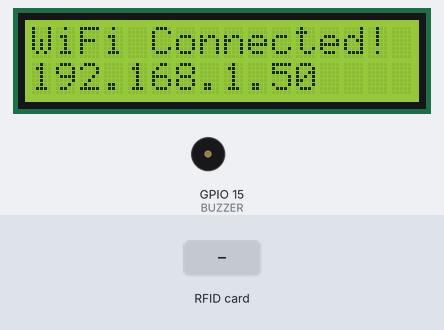
A sketch run on a simulated ESP32. On the bench: 16×2 character LCD, buzzer (waves = sounding). The test bench sets the inputs (shaded band). WiFi joins after 1.5 s; servers stay silent unless stated; what the sketch prints to the serial monitor is not drawn.

Above: at 2.7 s.
At 5.4 s:
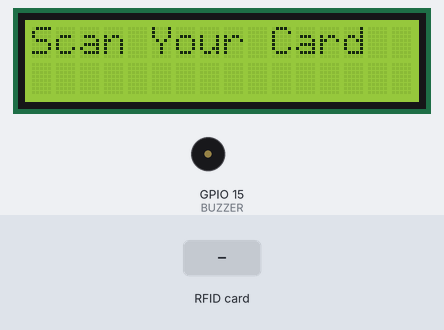
5.5 s: RFID card 01 00 01 01 held to the reader
At 6.8 s:
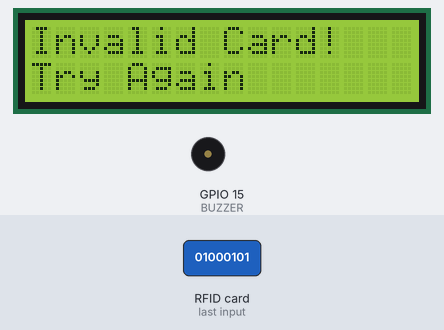
7.8 s: RFID card 5E 7A 19 C4 held to the reader
At 8.74 s:
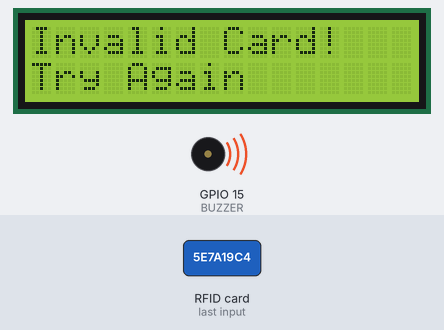
Timing chart, 0 to 10.8 s (numbered marks = the images above; inputs shaded):
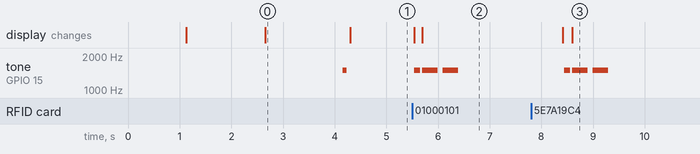

The sketch:

rfid_attendance_lcd.ino
```cpp
#include <SPI.h>
#include <MFRC522.h>
#include <WiFi.h>
#include <HTTPClient.h>
#include <WiFiClientSecure.h>
#include <Wire.h>
#include <LiquidCrystal_I2C.h>

// ── Pin Definitions ────────────────────────────────────────────────────────
#define RST_PIN           22
#define SS_PIN            21
#define BUZZER            15
#define BUZZER_FREQ       1500
#define BUZZER_RESOLUTION 8

// I2C pins for LCD
#define LCD_SDA           4
#define LCD_SCL           5

// ── WiFi Credentials ───────────────────────────────────────────────────────
#define WIFI_SSID         "Raj_Wifi"
#define WIFI_PASSWORD     "01000101"

// ── Google Sheet URL ───────────────────────────────────────────────────────
const String SHEET_URL = "https://script.google.com/macros/s/AKfycbxyZCZKqqHAAU3-BMeN2FZfcRT1Ar4W-HZF1TjIDv_kKaEpLHArweSufOxNCz2HI5qr8Q/exec";

// ── LCD: address 0x27 (try 0x3F if blank) ─────────────────────────────────
// VCC → 5V (Vin), GND → GND, SDA → GPIO4, SCL → GPIO5
LiquidCrystal_I2C lcd(0x27, 16, 2);

// ── RFID ───────────────────────────────────────────────────────────────────
MFRC522 mfrc522(SS_PIN, RST_PIN);
MFRC522::MIFARE_Key key;
MFRC522::StatusCode status;

byte bufferLen     = 18;
byte readBlockData[18];

// ══════════════════════════════════════════════════════════════════════════
// Helper: print two lines on LCD (max 16 chars each)
// ══════════════════════════════════════════════════════════════════════════
void lcdPrint(const String& line1, const String& line2 = "") {
  lcd.clear();
  lcd.setCursor(0, 0);
  lcd.print(line1.substring(0, 16));
  if (line2.length()) {
    lcd.setCursor(0, 1);
    lcd.print(line2.substring(0, 16));
  }
}

// ══════════════════════════════════════════════════════════════════════════
// Helper: beep buzzer N times
// ══════════════════════════════════════════════════════════════════════════
void beep(int times = 1, int onMs = 150, int offMs = 150) {
  for (int i = 0; i < times; i++) {
    ledcWrite(BUZZER, 128);
    delay(onMs);
    ledcWrite(BUZZER, 0);
    if (i < times - 1) delay(offMs);
  }
}

// ══════════════════════════════════════════════════════════════════════════
// Helper: URL-encode spaces
// ══════════════════════════════════════════════════════════════════════════
String urlEncode(String str) {
  str.replace(" ", "%20");
  return str;
}

// ══════════════════════════════════════════════════════════════════════════
// Read one MIFARE block and return trimmed string
// ══════════════════════════════════════════════════════════════════════════
String readBlock(byte blockNum) {
  for (byte i = 0; i < 6; i++)
    key.keyByte[i] = 0xFF;

  status = mfrc522.PCD_Authenticate(
    MFRC522::PICC_CMD_MF_AUTH_KEY_A, blockNum, &key, &(mfrc522.uid));

  if (status != MFRC522::STATUS_OK) {
    Serial.printf("Auth Failed — Block %d\n", blockNum);
    return "";
  }

  status = mfrc522.MIFARE_Read(blockNum, readBlockData, &bufferLen);

  if (status != MFRC522::STATUS_OK) {
    Serial.printf("Read Failed — Block %d\n", blockNum);
    return "";
  }

  String data = String((char*)readBlockData);
  data.trim();
  return data;
}

// ══════════════════════════════════════════════════════════════════════════
// SETUP
// ══════════════════════════════════════════════════════════════════════════
void setup() {
  Serial.begin(115200);

  // LCD (I2C on custom pins, VCC → 5V)
  Wire.begin(LCD_SDA, LCD_SCL);
  lcd.init();
  lcd.backlight();
  lcdPrint("RFID Attendance", "Initializing...");
  delay(1000);

  // WiFi
  WiFi.begin(WIFI_SSID, WIFI_PASSWORD);
  lcdPrint("Connecting WiFi", WIFI_SSID);
  Serial.print("Connecting to WiFi");

  unsigned long wifiStart = millis();
  while (WiFi.status() != WL_CONNECTED) {
    if (millis() - wifiStart > 15000) {       // 15-second timeout
      Serial.println("\nWiFi Timeout! Restarting...");
      lcdPrint("WiFi Timeout!", "Restarting...");
      delay(2000);
      ESP.restart();
    }
    Serial.print(".");
    delay(300);
  }

  Serial.println("\nWiFi Connected: " + WiFi.localIP().toString());
  lcdPrint("WiFi Connected!", WiFi.localIP().toString());
  delay(1500);

  // Buzzer
  ledcAttach(BUZZER, BUZZER_FREQ, BUZZER_RESOLUTION);
  ledcWrite(BUZZER, 0);
  beep(1, 80);   // single short beep = ready

  // RFID
  SPI.begin();
  mfrc522.PCD_Init();

  lcdPrint("Scan Your Card", "");
  Serial.println("Ready — scan a card.");
}

// ══════════════════════════════════════════════════════════════════════════
// LOOP
// ══════════════════════════════════════════════════════════════════════════
void loop() {

  // ── Reconnect WiFi if dropped ──────────────────────────────────────────
  if (WiFi.status() != WL_CONNECTED) {
    Serial.println("WiFi lost — reconnecting...");
    lcdPrint("WiFi Lost!", "Reconnecting...");
    WiFi.reconnect();
    unsigned long t = millis();
    while (WiFi.status() != WL_CONNECTED && millis() - t < 10000)
      delay(300);
    if (WiFi.status() == WL_CONNECTED) {
      lcdPrint("WiFi Restored!", "");
      delay(1000);
    } else {
      lcdPrint("No WiFi!", "Check Router");
      delay(3000);
    }
    lcdPrint("Scan Your Card");
  }

  // ── Wait for card ──────────────────────────────────────────────────────
  if (!mfrc522.PICC_IsNewCardPresent()) return;
  if (!mfrc522.PICC_ReadCardSerial())   return;

  Serial.println("\n── Card Detected ──");
  lcdPrint("Card Detected!", "Reading...");
  beep(1, 120);

  // ── Read blocks ────────────────────────────────────────────────────────
  String name    = readBlock(1);
  String id      = readBlock(2);
  String section = readBlock(4);

  // Halt card now (data already read)
  mfrc522.PICC_HaltA();
  mfrc522.PCD_StopCrypto1();

  // ── Validate ───────────────────────────────────────────────────────────
  if (name == "" || id == "") {
    Serial.println("Invalid / blank card data.");
    lcdPrint("Invalid Card!", "Try Again");
    beep(2, 300, 100);
    delay(2000);
    lcdPrint("Scan Your Card");
    return;
  }

  // ── Print to Serial ────────────────────────────────────────────────────
  Serial.println("Name:    " + name);
  Serial.println("ID:      " + id);
  Serial.println("Section: " + section);

  // ── Show on LCD ────────────────────────────────────────────────────────
  lcdPrint(name, "ID: " + id);
  delay(1200);
  lcdPrint("Sec: " + section, "Sending...");

  // ── Send to Google Sheet ───────────────────────────────────────────────
  String url = SHEET_URL
             + "?name="    + urlEncode(name)
             + "&uid="     + urlEncode(id)
             + "&section=" + urlEncode(section);

  Serial.println("URL: " + url);

  WiFiClientSecure client;
  client.setInsecure();           // skip SSL cert verification

  HTTPClient https;
  https.setFollowRedirects(HTTPC_STRICT_FOLLOW_REDIRECTS);
  https.setTimeout(15000);

  if (https.begin(client, url)) {
    int httpCode = https.GET();

    if (httpCode > 0) {
      Serial.printf("HTTP %d — %s\n", httpCode, https.getString().c_str());

      if (httpCode == 200) {
        lcdPrint("Marked Present!", name);
        beep(3, 150, 150);        // 3 beeps = success
      } else {
        lcdPrint("HTTP Error:", String(httpCode));
        beep(2, 400, 100);
      }

    } else {
      Serial.println("HTTPS Error: " + https.errorToString(httpCode));
      lcdPrint("Network Error", https.errorToString(httpCode));
      beep(2, 400, 100);
    }

    https.end();

  } else {
    Serial.println("Failed to begin HTTPS");
    lcdPrint("HTTPS Failed", "Check URL");
    beep(2, 400, 100);
  }

  delay(3000);
  lcdPrint("Scan Your Card");
}
```

Measured:
- after the input at 5.5 s, tone on GPIO 15 (BUZZER): goes 1500 Hz 0.12 s, silent 0.03 s, 1500 Hz 0.30 s, silent 0.10 s, 1500 Hz 0.30 s, then silent, starting at once; the display: first changes at once (image 2 shows a later state)
- after the input at 7.8 s, tone on GPIO 15 (BUZZER): goes 1500 Hz 0.12 s, silent 0.03 s, 1500 Hz 0.30 s, silent 0.10 s, 1500 Hz 0.30 s, then silent, starting after 0.64 s
- what the display in image 0 shows lasts 1.6 s, from 2.7 s to 4.3 s
